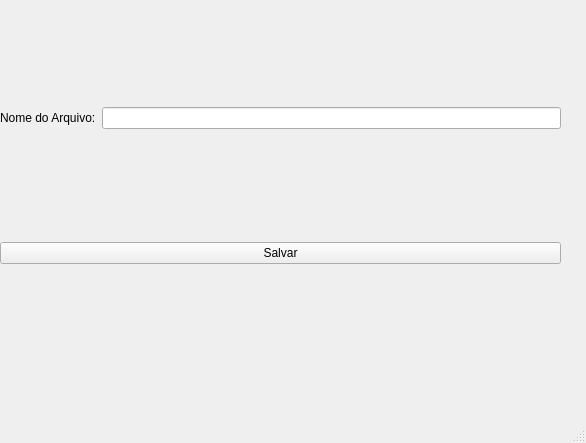
<?xml version="1.0" encoding="UTF-8"?>
<ui version="4.0">
 <class>MainWindow</class>
 <widget class="QMainWindow" name="MainWindow">
  <property name="geometry">
   <rect>
    <x>0</x>
    <y>0</y>
    <width>586</width>
    <height>443</height>
   </rect>
  </property>
  <property name="windowTitle">
   <string>MainWindow</string>
  </property>
  <widget class="QWidget" name="centralwidget">
   <widget class="QWidget" name="verticalLayoutWidget">
    <property name="geometry">
     <rect>
      <x>0</x>
      <y>0</y>
      <width>561</width>
      <height>371</height>
     </rect>
    </property>
    <layout class="QVBoxLayout" name="verticalLayout">
     <item>
      <layout class="QHBoxLayout" name="horizontalLayout">
       <item>
        <widget class="QLabel" name="label">
         <property name="text">
          <string>Nome do Arquivo:</string>
         </property>
        </widget>
       </item>
       <item>
        <widget class="QLineEdit" name="name_txt"/>
       </item>
      </layout>
     </item>
     <item>
      <widget class="QPushButton" name="bt_save">
       <property name="text">
        <string>Salvar</string>
       </property>
      </widget>
     </item>
    </layout>
   </widget>
  </widget>
  <widget class="QMenuBar" name="menubar">
   <property name="geometry">
    <rect>
     <x>0</x>
     <y>0</y>
     <width>586</width>
     <height>26</height>
    </rect>
   </property>
  </widget>
  <widget class="QStatusBar" name="statusbar"/>
 </widget>
 <resources/>
 <connections/>
</ui>
